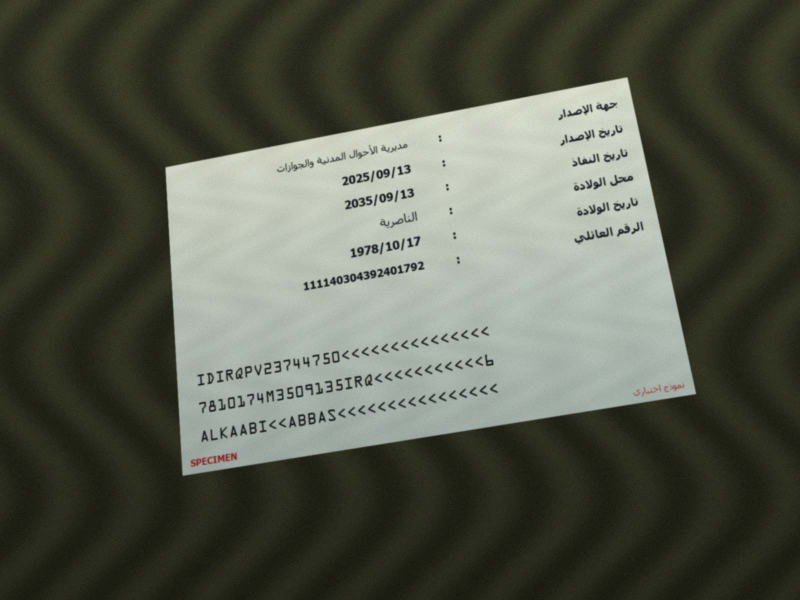
#> input picture eval/synthetic/heldout/case000_id_back.jpg, 1600 x 1200 px (shown at 1/2 size)
$ python -i focused_fields.py   (imports and definitions only)
#> lines starting #> are read from the running program, lines starting #| are printed output that depends on the picture; after the words box and inside, x2 and y2 are one past the last pixel; in counts of white or black regions, pixels touching at a corner belong together
"""Local, evidence-based reading of dates and housing address lines.

Layout anchors determine where to read; they never provide field values.
Approximate output preserves uncertainty and is not eligible for auto-linking.
"""
from datetime import datetime
import re
import cv2
import numpy as np
from . import arabic_ocr

DATE_KEYS = ('issue_date', 'expiry_date', 'birth_date')
ADDRESS_KEYS = ('address', 'neighborhood', 'mahalla_number', 'street', 'house_number')
DIGITS = str.maketrans('٠١٢٣٤٥٦٧٨٩۰۱۲۳۴۵۶۷۸۹', '01234567890123456789')


# [55 lines left out: functions normalize, date_readings, partial_date, not called in this run]


def box_of(line):
    b = np.asarray(line.get('box', []), dtype=float)
    return b if b.shape == (4, 2) and np.isfinite(b).all() else None


# [20 lines left out: functions center_at, line_region, crop_box, not called in this run]


def colon_column(image, x_range=(.45,.68), y_range=(.02,.54)):
    """Detect repeated colon dots separating the national-ID value column."""
#> called with x_range = (0.45, 0.68), y_range = (0.02, 0.54)
    h, w = image.shape[:2]
#> h = 1200; w = 1600
    gray = cv2.cvtColor(image, cv2.COLOR_RGB2GRAY)
    mask = cv2.adaptiveThreshold(gray, 255, cv2.ADAPTIVE_THRESH_GAUSSIAN_C, cv2.THRESH_BINARY_INV, 31, 11)
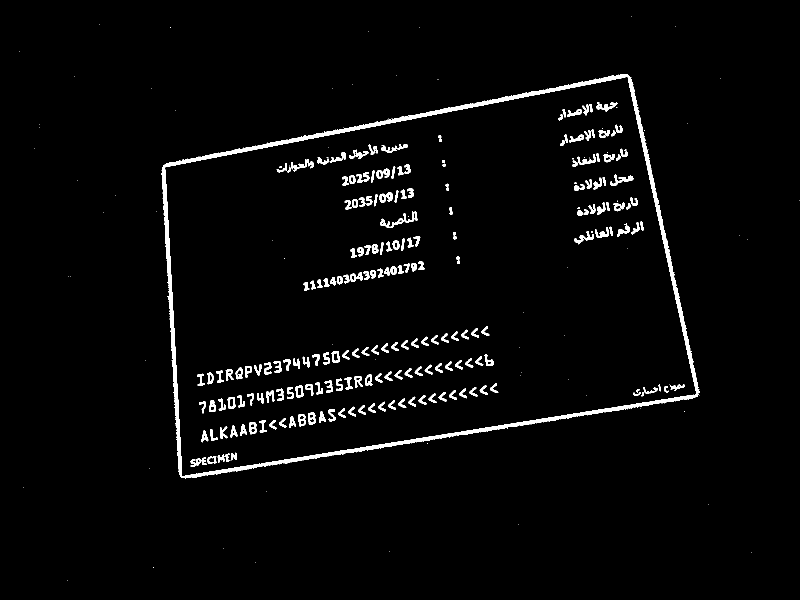
#> mask: shape (1200, 1600) (shown at 1/2 size); 2.8% white; 301 white regions (83 under 20 px), largest, box (x1, y1, x2, y2) and area: (323, 148, 1399, 957) 23527, (1220, 349, 1267, 372) 388, (1192, 205, 1235, 223) 335
    _, _, stats, centers = cv2.connectedComponentsWithStats(mask)
#> stats = 302 rows, first 6: [0, 0, 1600, 1200, 1866113], [1263, 32, 1, 1, 1], [199, 48, 1, 1, 1], [1351, 53, 1, 1, 1], [340, 55, 2, 1, 2], [839, 55, 1, 1, 1]; centers = 302 pairs, first value 39 to 1599, second value 32 to 1160
    dots = [(cx,cy) for (_,_,cw,ch,area),(cx,cy) in zip(stats[1:],centers[1:])
            if x_range[0]*w<cx<x_range[1]*w and y_range[0]*h<cy<y_range[1]*h and 1<=cw<.018*w and 1<=ch<.03*h and area>=2 and .25<cw/ch<3]
#> dots = 53 pairs, first value 720.8 to 916.6, second value 159 to 550.1
    pairs = []
    for i,a in enumerate(dots):
        for b in dots[i+1:]:
            if abs(a[0]-b[0])<max(2,.004*w) and .009*h<abs(a[1]-b[1])<.037*h:
                pairs.append(((a[0]+b[0])/2,(a[1]+b[1])/2))
#> this loop made 53 passes
#> a on passes 1 to 12: (875.5, 159), (879.9, 276.6), (746.2, 299.2), (805.3, 292.8), (725, 308.5), (886.5, 322.5), (887.7, 330.3), (815.1, 337.7), (786.2, 344.6), (800.2, 341.5), (773.1, 345.2), (745, 352.5)
#> after the loop, pairs = [(890.7, 350.3), (897.7, 397.8), (905.2, 446.2), (792.8, 467.4), (912.4, 495.4)]
    groups = []
    for x,y in sorted(pairs):
        if groups and abs(x-np.mean([p[0] for p in groups[-1]]))<.01*w:
            groups[-1].append((x,y))
        else:
            groups.append([(x,y)])
#> this loop made 5 passes
#> after the loop, groups = [[(792.8, 467.4)], [(890.7, 350.3), (897.7, 397.8), (905.2, 446.2), (912.4, 495.4)]]
    groups = [g for g in groups if len({round(y/(.025*h)) for _,y in g})>=3 and max(y for _,y in g)-min(y for _,y in g)>.15*h]
#> groups = []
    if not groups:
        return None
    best = max(groups, key=lambda g: len({round(y/(.025*h)) for _,y in g}))
    return float(np.median([x for x,_ in best]))


# [57 lines left out: functions date_label, national_regions, not called in this run]


HOUSING_LABELS = {'information_office': 'مكتب معلومات', 'name': 'اسم رب الاسره',
                  'address': 'عنوان السكن', 'form_number': 'رقم الاستماره'}


# [36 lines left out: functions housing_role, housing_label_rows, not called in this run]


# Rows of the handwritten fields on the printed housing-card front, as fractions of the card
# (centre y, right edge x = the printed label's left edge, row height). Measured on precisely
# cropped cards (reference geometry): office .565, name .671, address .774, form .913.
HOUSING_TEMPLATE_ROWS = {'information_office': (.565, .718, .15), 'name': (.671, .736, .17),
                         'address': (.774, .761, .18), 'form_number': (.913, .747, .17)}


# [318 lines left out: functions template_housing_regions, housing_regions, prepared_crops, clean_address, read_regions, check_chronology and 2 more, not called in this run]


REFINABLE_KEYS = frozenset((*DATE_KEYS,*ADDRESS_KEYS,'name','birth_place','information_office','governorate','district','issuing_authority','sex','form_number'))
VERSION = 'local-fields-v16'  # v16: Mustamsak's own number reader (whole-strip CTC) votes on handwritten numbers


# [141 lines left out: functions address_parts, checked_mrz_dates, crosscheck_mrz, plausible_office, merge_refined, national_front_regions, not called in this run]

>>> import cv2
>>> picture = cv2.cvtColor(cv2.imread('../eval/synthetic/heldout/case000_id_back.jpg'), cv2.COLOR_BGR2RGB)
>>> result = colon_column(picture)

$ run again, on eval/synthetic/heldout/case002_id_back.jpg
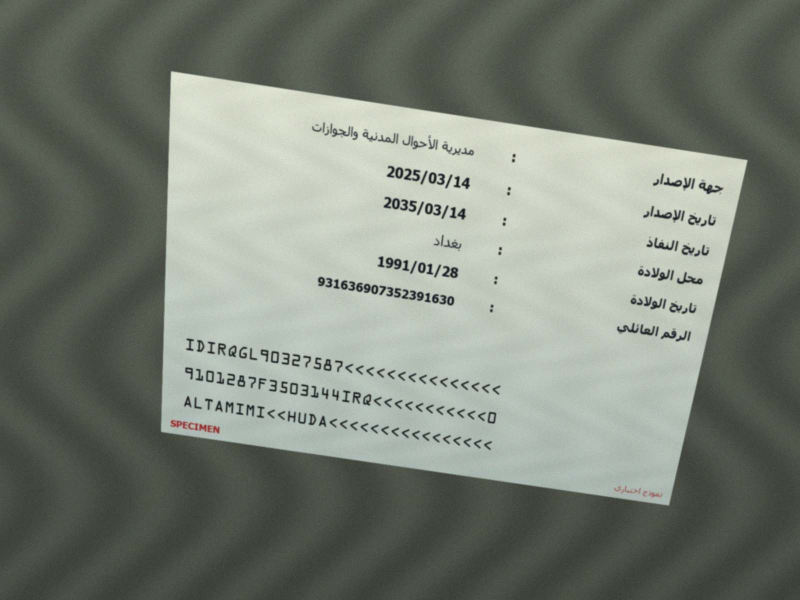
#> input picture eval/synthetic/heldout/case002_id_back.jpg, 1600 x 1200 px (shown at 1/2 size)
#> in colon_column, `mask = cv2.adaptiveThreshold(gray, 255, cv2.ADAPTIVE_THRESH_GAUSSIAN_C..`:
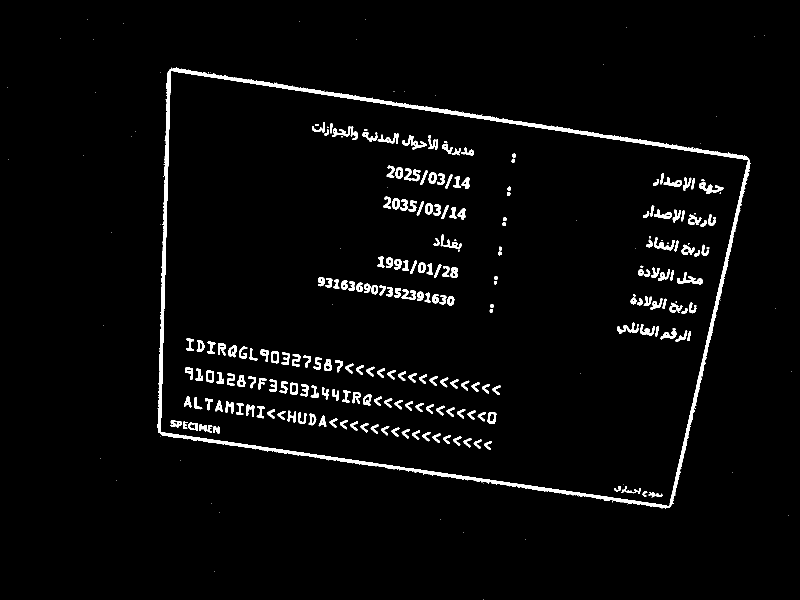
#> mask: shape (1200, 1600) (shown at 1/2 size); 3.1% white; 312 white regions (84 under 20 px), largest, box (x1, y1, x2, y2) and area: (314, 135, 1501, 1017) 23823, (1354, 544, 1406, 569) 469, (1398, 365, 1447, 388) 466
#> stats = 313 rows, first 6: [0, 0, 1600, 1200, 1860436], [175, 39, 1, 1, 1], [730, 39, 1, 1, 1], [599, 43, 1, 1, 1], [246, 47, 1, 1, 1], [1253, 55, 1, 1, 1]; centers = 313 pairs, first value 15 to 1583, second value 39 to 1199
#> dots = 66 pairs, first value 731 to 1027.8, second value 183 to 621.1
#> the loop in colon_column, `for i,a in enumerate(dots):` made 66 passes
#> a on passes 1 to 8: (787.5, 183), (731, 259.5), (751.9, 266.4), (813.5, 282.9), (862.3, 285.2), (872.9, 289), (890.8, 284.1), (894, 296.7)
#> after the loop in colon_column, `for i,a in enumerate(dots):`: pairs = [(892.4, 290.4)]
#> the loop in colon_column, `for x,y in sorted(pairs):` made 1 pass
#> after the loop in colon_column, `for x,y in sorted(pairs):`: groups = [[(892.4, 290.4)]]
#> in colon_column, `groups = [g for g in groups if len({round(y/(.025*h)) for _,y in g})>=..`: groups = []

$ run again, on eval/synthetic/heldout/case003_id_back.jpg
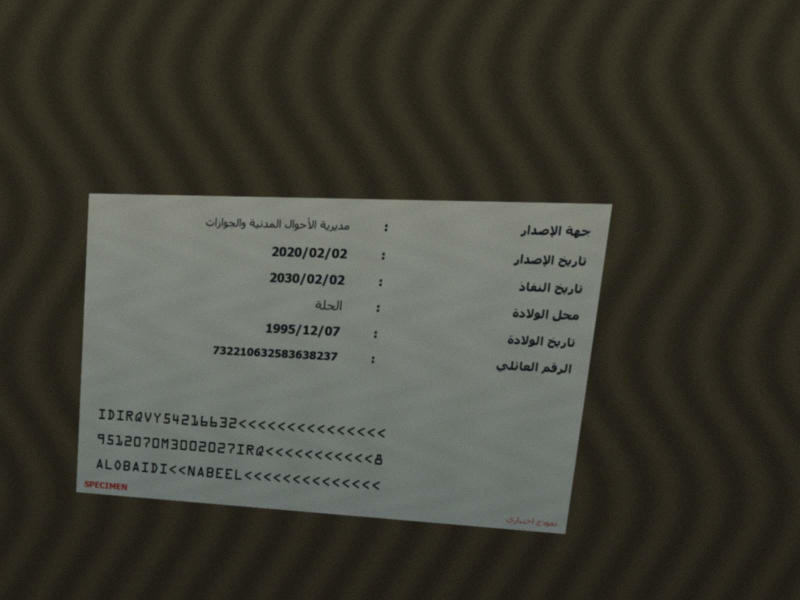
#> input picture eval/synthetic/heldout/case003_id_back.jpg, 1600 x 1200 px (shown at 1/2 size)
#> in colon_column, `mask = cv2.adaptiveThreshold(gray, 255, cv2.ADAPTIVE_THRESH_GAUSSIAN_C..`:
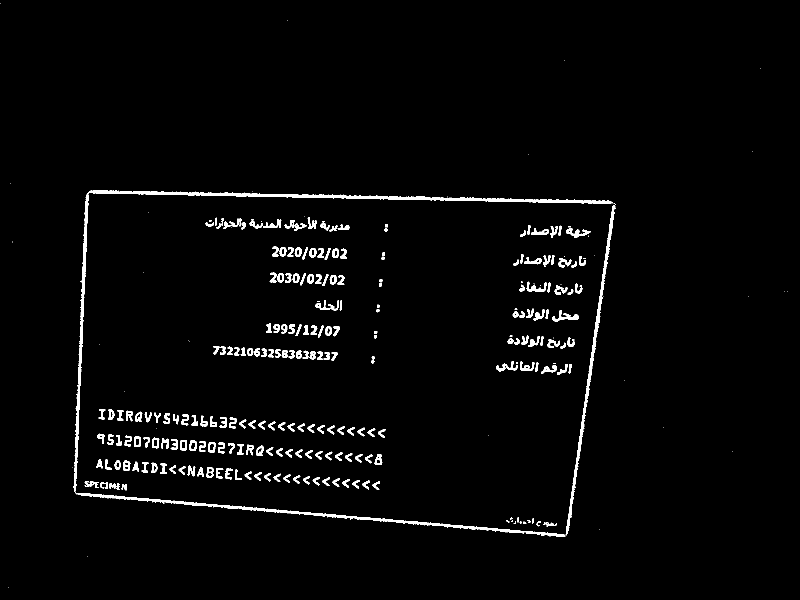
#> mask: shape (1200, 1600) (shown at 1/2 size); 2.4% white; 297 white regions (74 under 20 px), largest, box (x1, y1, x2, y2) and area: (147, 380, 1226, 1073) 13883, (1131, 410, 1232, 1071) 3509, (1105, 620, 1158, 643) 436
#> stats = 298 rows, first 6: [0, 0, 1600, 1200, 1873694], [0, 7, 1, 1, 1], [575, 40, 1, 1, 1], [1128, 120, 1, 1, 1], [1520, 136, 1, 1, 1], [1504, 303, 1, 1, 1]; centers = 298 pairs, first value 0 to 1575, second value 7 to 1175
#> dots = 22 items, first 6: (825.5, 392), (772.4, 450.9), (1057.3, 458.7), (771.5, 459.6), (1046.4, 467.8), (766.5, 507.7)
#> the loop in colon_column, `for i,a in enumerate(dots):` made 22 passes
#> after the loop in colon_column, `for i,a in enumerate(dots):`: pairs = [(1043.5, 570.5), (758.3, 590.7)]
#> the loop in colon_column, `for x,y in sorted(pairs):` made 2 passes
#> after the loop in colon_column, `for x,y in sorted(pairs):`: groups = [[(758.3, 590.7)], [(1043.5, 570.5)]]
#> in colon_column, `groups = [g for g in groups if len({round(y/(.025*h)) for _,y in g})>=..`: groups = []

$ run again, on eval/synthetic/heldout/case004_id_back.jpg
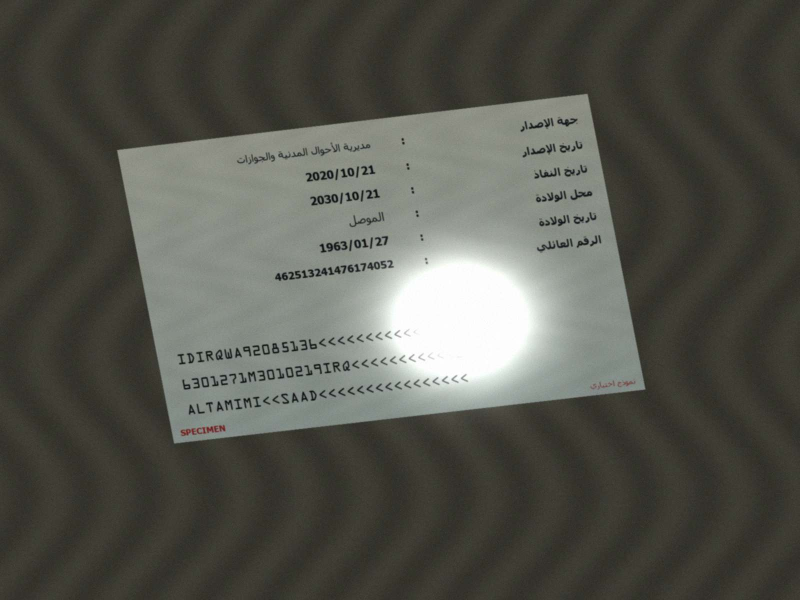
#> input picture eval/synthetic/heldout/case004_id_back.jpg, 1600 x 1200 px (shown at 1/2 size)
#> in colon_column, `mask = cv2.adaptiveThreshold(gray, 255, cv2.ADAPTIVE_THRESH_GAUSSIAN_C..`:
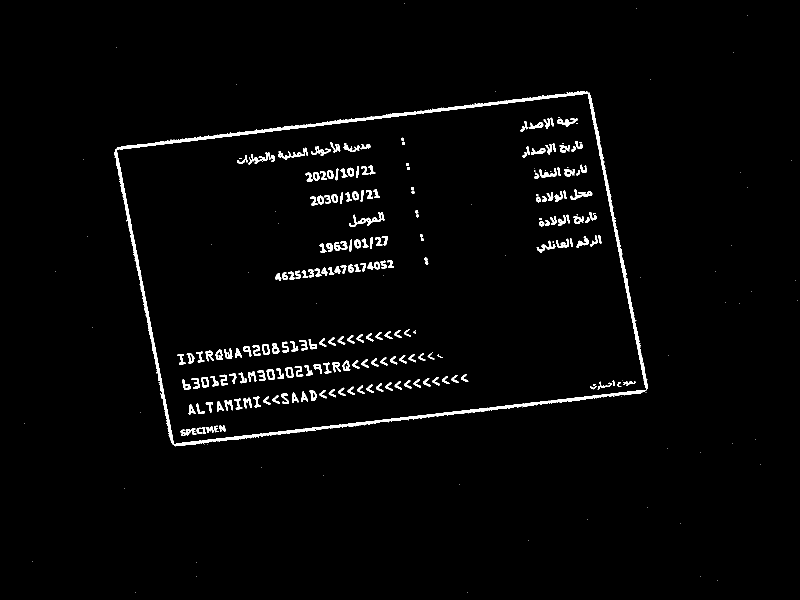
#> mask: shape (1200, 1600) (shown at 1/2 size); 2.2% white; 313 white regions (95 under 20 px), largest, box (x1, y1, x2, y2) and area: (229, 183, 1295, 893) 17226, (1141, 378, 1185, 400) 329, (1114, 237, 1155, 253) 308
#> stats = 314 rows, first 6: [0, 0, 1600, 1200, 1877580], [808, 7, 1, 1, 1], [1272, 16, 1, 1, 1], [1495, 31, 1, 1, 1], [232, 95, 1, 1, 1], [1466, 104, 1, 1, 1]; centers = 314 pairs, first value 48 to 1594, second value 7 to 1184
#> dots = 37 pairs, first value 723.9 to 1082.8, second value 249.5 to 532.5
#> the loop in colon_column, `for i,a in enumerate(dots):` made 37 passes
#> a on passes 1 to 8: (1051.5, 249.5), (1045, 258.1), (805, 278.2), (806.4, 286.1), (730.9, 292.9), (1055.8, 300.6), (1049.3, 309.6), (814.7, 328.5)
#> after the loop in colon_column, `for i,a in enumerate(dots):`: pairs = [(1073.6, 370.7), (1078.4, 418.2)]
#> the loop in colon_column, `for x,y in sorted(pairs):` made 2 passes
#> after the loop in colon_column, `for x,y in sorted(pairs):`: groups = [[(1073.6, 370.7), (1078.4, 418.2)]]
#> in colon_column, `groups = [g for g in groups if len({round(y/(.025*h)) for _,y in g})>=..`: groups = []
